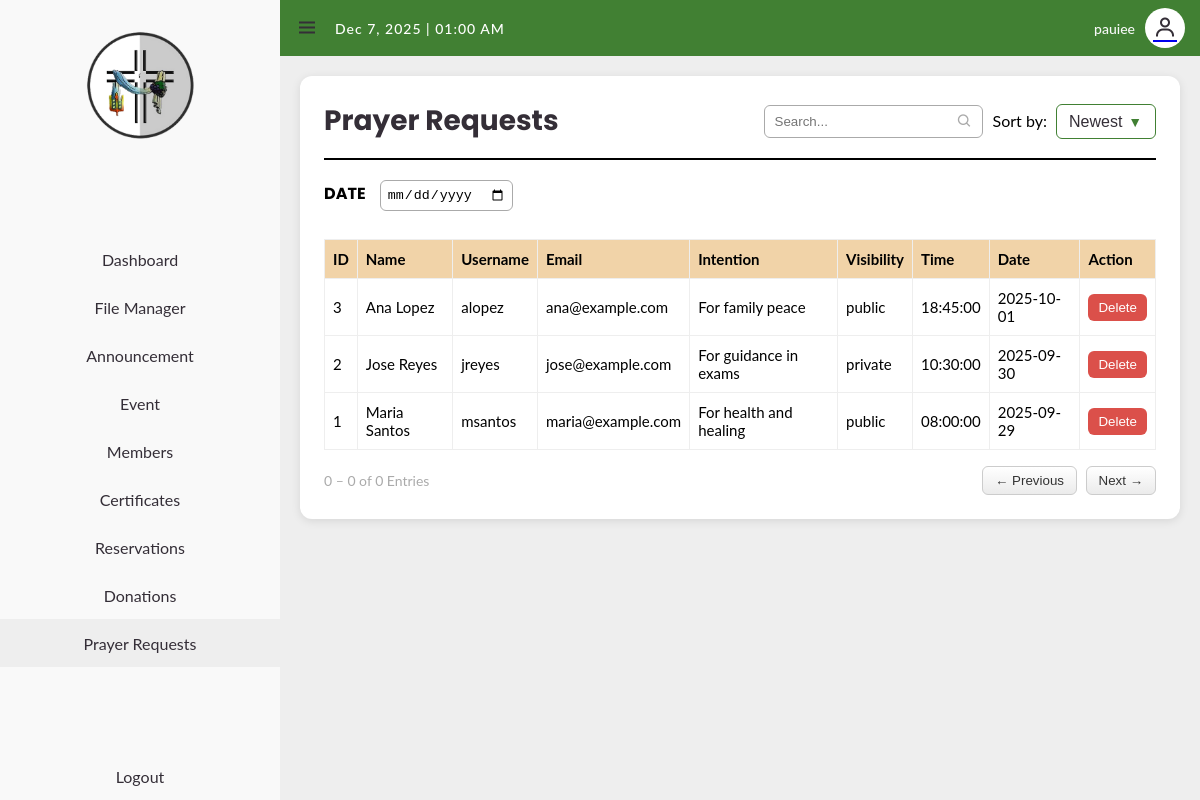
Before: /private/prayer_admin.php (signed in) with the older database file.
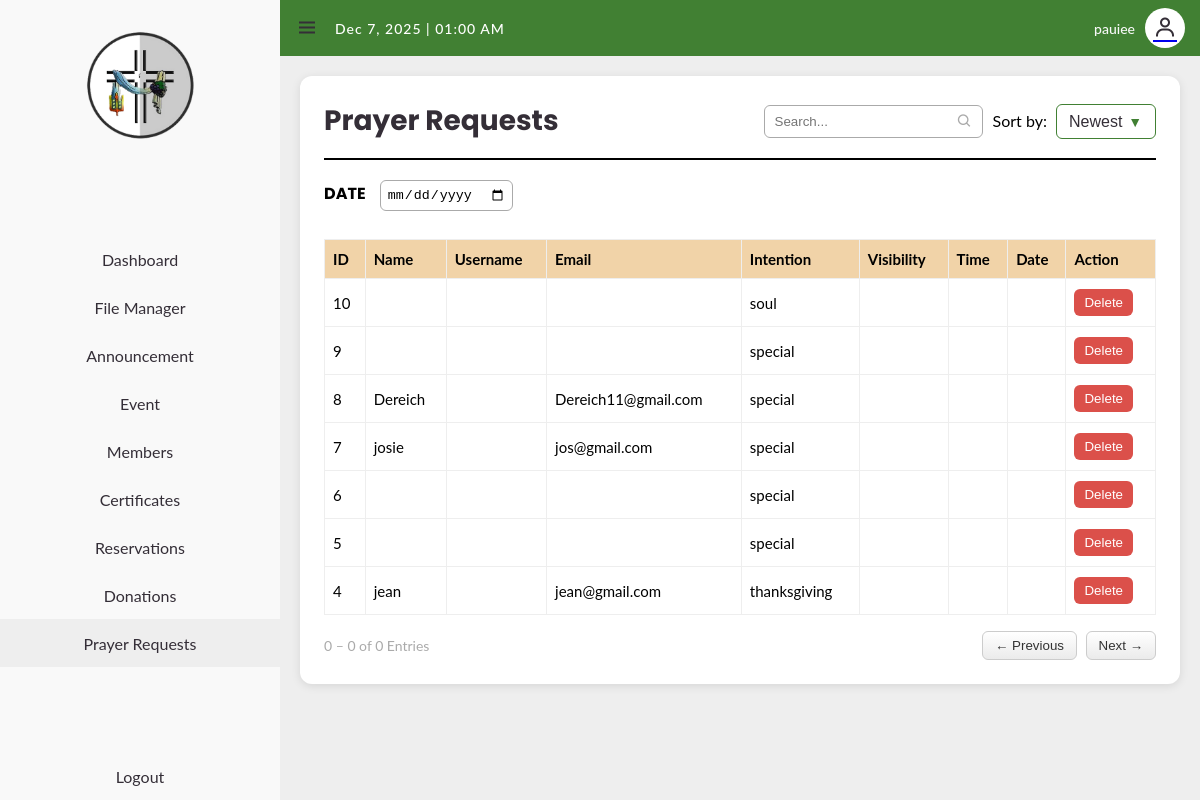
After: the same page with the newer database file.
### tables this page shows
CREATE TABLE `prayer_requests` (
  `id` int(11) NOT NULL,
  `name` varchar(100) DEFAULT NULL,
  `username` varchar(50) DEFAULT NULL,
  `email` varchar(100) DEFAULT NULL,
  `request_text` text DEFAULT NULL,
  `shared_public` tinyint(1) NOT NULL DEFAULT 0,
  `intention` varchar(50) NOT NULL,
  `anonymous` varchar(30) NOT NULL,
  `created_at` timestamp NULL DEFAULT current_timestamp(),
  `visibility` varchar(20) DEFAULT NULL,
  `time` time DEFAULT NULL,
  `date` date DEFAULT NULL
);

### private/prayer_admin.php (the view, shortened to what the changed rows need)
<?php
$host = 'localhost';
$db   = 'test_tree_db';
$user = 'root';
$pass = '';
$conn = new mysqli($host, $user, $pass, $db);
$order = isset($_GET['order']) && $_GET['order'] === 'ASC' ? 'ASC' : 'DESC';
$result = $conn->query("SELECT * FROM prayer_requests ORDER BY id $order");
?>
<!DOCTYPE html>
<html lang="en">
<head>
  <link href='https://unpkg.com/boxicons@2.0.9/css/boxicons.min.css' rel='stylesheet'>
</head>
<body>
  <section id="content">
    <main>
      <section id="prayer-request" class="content-section active">
        <div class="main-content">
          <div class="prayer-controls">
            <h1>Prayer Requests</h1>
          </div>
          <div class="prayer-table-container">
            <table class="prayer-table">
              <thead>
                <tr>
                  <th>ID</th>
                  <th>Name</th>
                  <th>Username</th>
                  <th>Email</th>
                  <th>Intention</th>
                  <th>Visibility</th>
                  <th>Time</th>
                  <th>Date</th>
                  <th>Action</th>
                </tr>
              </thead>
              <tbody>
                <?php if ($result->num_rows > 0): ?>
                  <?php while($row = $result->fetch_assoc()): ?>
                    <tr>
                      <td><?php echo $row['id']; ?></td>
                      <td><?php echo htmlspecialchars($row['name']); ?></td>
                      <td><?php echo htmlspecialchars($row['username']); ?></td>
                      <td><?php echo htmlspecialchars($row['email']); ?></td>
                      <td><?php echo htmlspecialchars($row['intention']); ?></td>
                      <td><?php echo htmlspecialchars($row['visibility']); ?></td>
                      <td><?php echo htmlspecialchars($row['time']); ?></td>
                      <td><?php echo htmlspecialchars($row['date']); ?></td>
                      <td class="action-column">
                        <a href="?delete=<?php echo $row['id']; ?>" onclick="return confirm('Are you sure you want to delete this request?');">
                          <button>Delete</button>
                        </a>
                      </td>
                    </tr>
                  <?php endwhile; ?>
                <?php else: ?>
                  <tr><td colspan="9" class="empty-row">No prayer requests found.</td></tr>
                <?php endif; ?>
              </tbody>
            </table>
          </div>
        </div>
      </section>
    </main>
  </section>
</body>
</html>

Changed rows visible on the page:
removed prayer_requests: id "3", name "Ana Lopez", username "alopez", email "ana@example.com", intention "For family peace", visibility "public", time "18:45:00", date "2025-10-01"
removed prayer_requests: id "2", name "Jose Reyes", username "jreyes", email "jose@example.com", intention "For guidance in exams", visibility "private", time "10:30:00", date "2025-09-30"
removed prayer_requests: id "1", name "Maria Santos", username "msantos", email "maria@example.com", intention "For health and healing", visibility "public", time "08:00:00", date "2025-09-29"
added prayer_requests: id "10", intention "soul"
added prayer_requests: id "9", intention "special"
added prayer_requests: id "8", name "Dereich", email "Dereich11@gmail.com", intention "special"
added prayer_requests: id "7", name "josie", email "jos@gmail.com", intention "special"
added prayer_requests: id "6", intention "special"
added prayer_requests: id "5", intention "special"
added prayer_requests: id "4", name "jean", email "jean@gmail.com", intention "thanksgiving"
